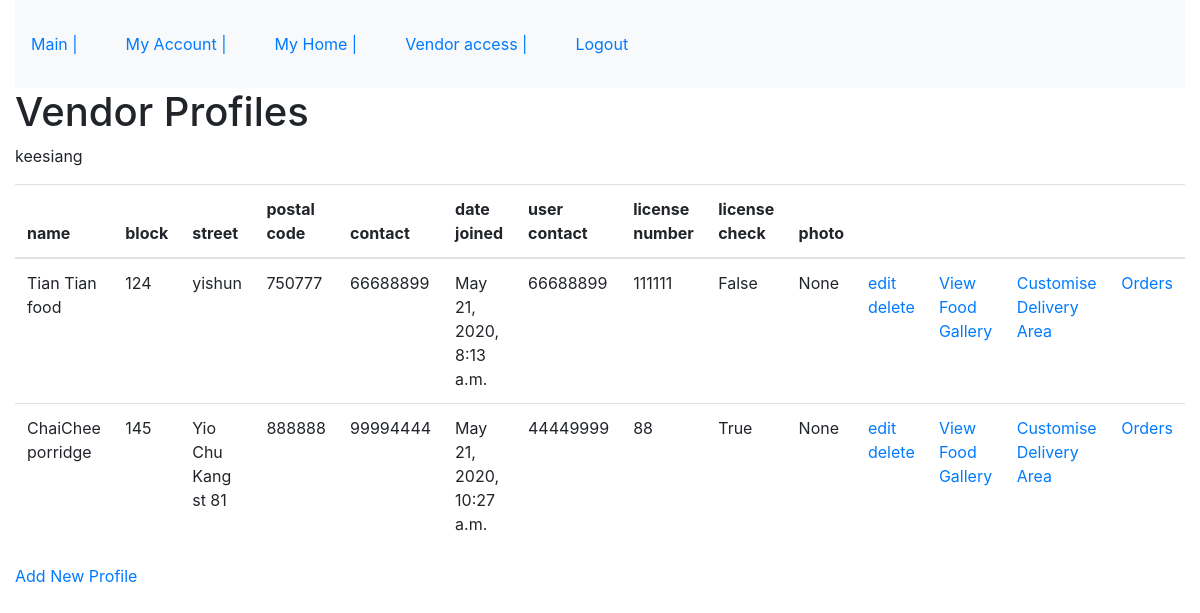
The page /vendor/profiles (signed in) on the database as committed earlier.
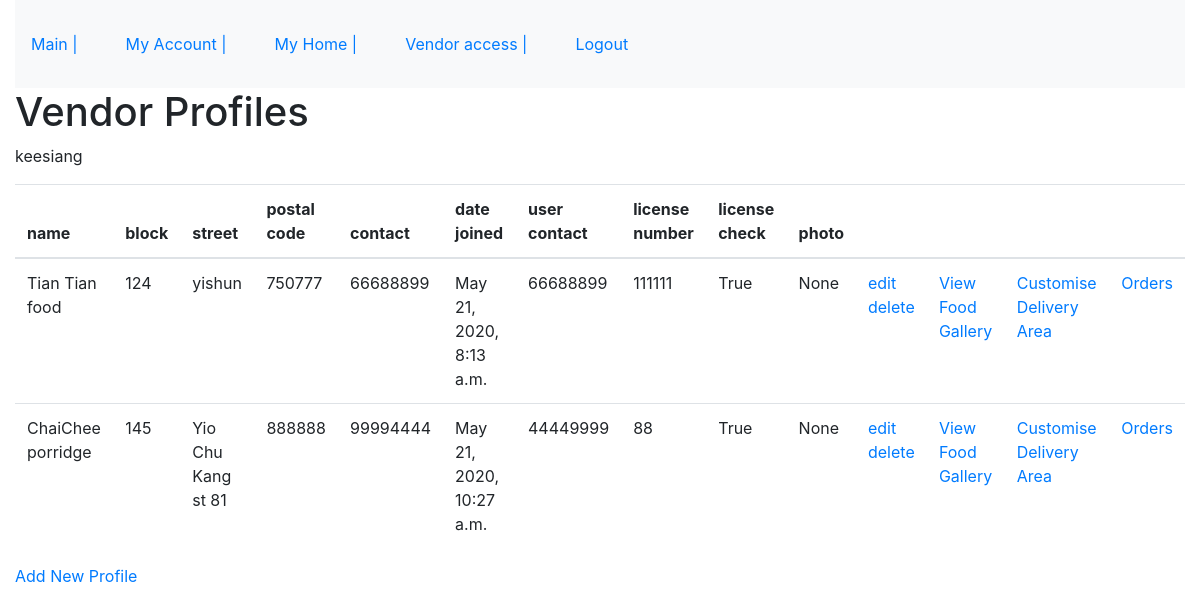
The same page on the database as committed later.
### vendor/models.py (models this page shows, shortened)
class Vendor(models.Model):
    category = models.ManyToManyField(Category)
    postal_code = models.PositiveIntegerField( null=False, blank=False)
    name = models.CharField( max_length=100, null=False, blank=False)
    block = models.PositiveSmallIntegerField( null=False, blank=False)
    street = models.CharField(max_length=254, null=False, blank=False)
    contact = models.PositiveIntegerField(validators=[MinValueValidator(10000000), MaxValueValidator(99999999)], null=False, blank=False)
    date_joined = models.DateTimeField(auto_now_add=True)
    user = models.ForeignKey(User, null=True, on_delete=models.SET_NULL)
    user_contact = models.PositiveIntegerField(validators=[MinValueValidator(10000000), MaxValueValidator(99999999)], null=False, blank=False)
    license_number = models.CharField(max_length=10, null=False, blank=False)
    license_check = models.BooleanField(default=False)
    photo_url=models.URLField(max_length=1024, null=True, blank=True)
    vendordeliverytown = models.ManyToManyField(VendorDeliveryTown)
    vendordeliverypostal = models.ManyToManyField(VendorDeliveryPostal)

### vendor/views.py (the view)
# urls.py: path('profiles', vendor.views.view_vendor_profiles, name='view_vendor_profiles_route'),
@login_required
def view_vendor_profiles(request):
    vendor_profiles = Vendor.objects.filter(user=request.user)
    username = request.user.username
    return render(request, "vendor/vendor_profiles.html", {
            "vendor_profiles": vendor_profiles,
            "username": username
    })

### vendor/templates/vendor/vendor_profiles.html (shortened to what this page needs)
{% extends 'base_template.html' %}
{%block content%}
<h1> Vendor Profiles </h1>
<p> {{username}} </p>
    <table class="table">
        <tr>
            <thead>
                <th>name</th>
                <th>block</th>
                <th>street</th>
                <th>postal code</th>
                <th> contact </th>
                <th> date joined </th>
                <th> user contact </th>
                <th> license number </th>
                <th> license check </th>
                <th> photo </th>
                <th> &nbsp; </th>
                <th> &nbsp; </th>
                <th> &nbsp; </th>
                <th> &nbsp; </th>
            </thead>
        </tr>
        {%for j in vendor_profiles %}
            <tr>
                <td> {{j.name}} </td>
                <td> {{j.block}} </td>
                <td> {{j.street}} </td>
                <td> {{j.postal_code}} </td>
                <td> {{j.contact}} </td>
                <td> {{j.date_joined}} </td>
                <td> {{j.user_contact}} </td>
                <td> {{j.license_number}} </td>
                <td> {{j.license_check}} </td>
                <td> {{j.photo_url}} </td>
                <td> <a href="{% url 'edit_vendor_profile_route' vendor_profile_id=j.id %}"> edit</a>
                    <a href="{% url 'delete_vendor_profile_route' vendor_profile_id=j.id %}">delete</a>
                </td>
                <td> <a href="{% url 'view_vendor_food_gallery_route' vendor_profile_id=j.id %}"> View Food Gallery </a> </td>
                <td> <a href="{% url 'create_delivery_area_route' vendor_profile_id=j.id %}"> Customise Delivery Area </a> </td>
                <td> <a href="{% url 'view_vendor_orders_route' vendor_profile_id=j.id%}"> Orders </td>
            </tr>
        {%endfor%}
    </table>
    <a href="{% url 'create_vendor_route' %}"> Add New Profile </a>
{%endblock%}

Rows that differ between the two databases and show on the page:
changed Vendor "Tian Tian food": license_check "False" → "True"
